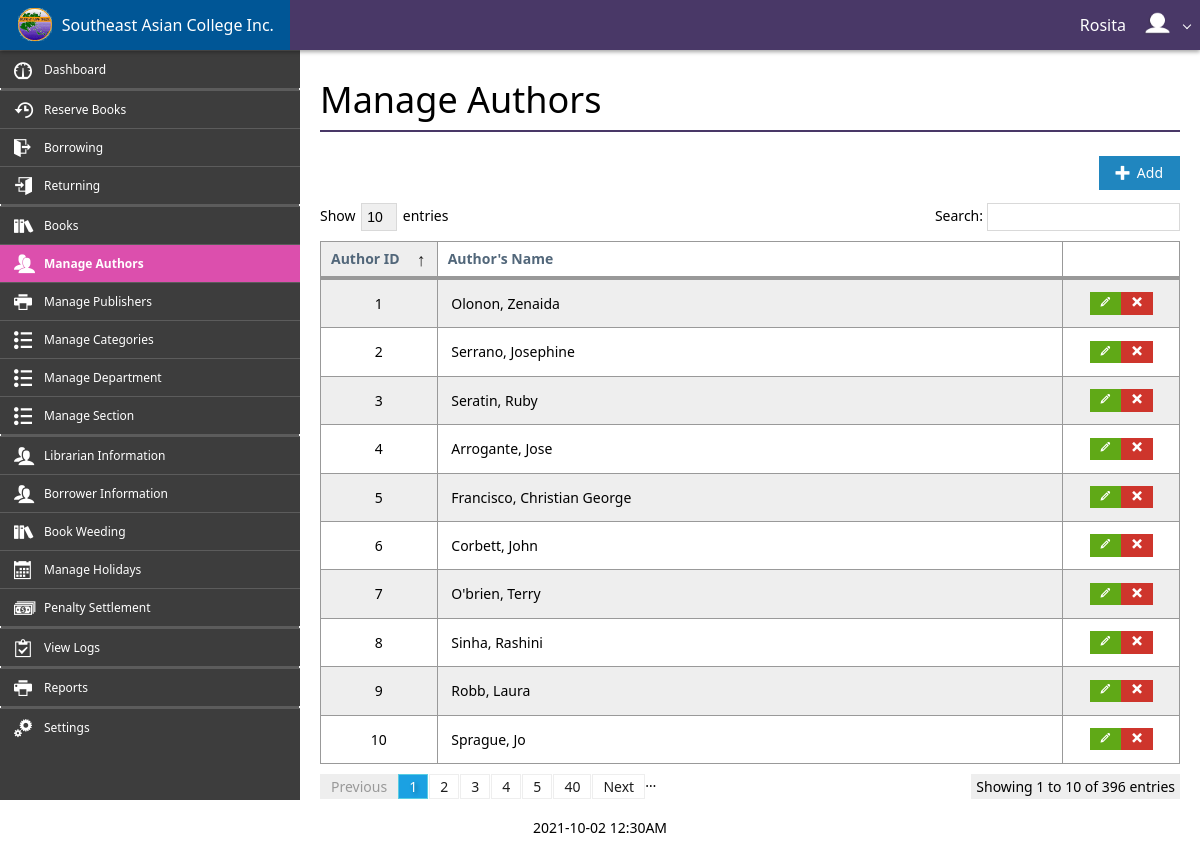
Screenshot of /control_panel/manage_authors.php (signed in) with the database file from the repository.
### tables this page shows
CREATE TABLE `authors` (
  `Author_ID` int(10) NOT NULL,
  `Author_First_Name` varchar(255) NOT NULL,
  `Author_Last_Name` varchar(255) NOT NULL
);

### control_panel/requests/connection.php (called while the page is built, shortened)
<?php
    class Connection {
        private $hostname = 'localhost';
        private $username = 'root';
        private $password = '';
        private $database = 'saci_db';
        private $connection, $query;
        function open() {
            return $this->connection = mysqli_connect($this->hostname, $this->username, $this->password, $this->database);
        }
        function query($sql) {
            return $this->query = mysqli_query($this->connection, $sql);
        }
        function fetch_assoc() {
            return mysqli_fetch_assoc($this->query);
        }
    }
?>

### control_panel/manage_authors.php (the view, shortened to what this page needs)
<?php
    include_once('assets/system/header.php');
?>
<div class="app-bar fixed-top shadow" data-role="appbar" style="background-color:#493867;">
    <a class="app-bar-element branding" href="./"><img class="app-logo" src="assets/image/Southeast Asian College.png">&nbsp;&nbsp;Southeast Asian College Inc.</a>
    <?php
        if(isset($_SESSION['account_username'])) {
            $name = $_SESSION['account_first_name'] . ' ' . $_SESSION['account_last_name'];
            echo '<ul class="app-bar-menu place-right" style="background-color:#493867;">';
            echo '<li><a class="app-bar-element dropdown-toggle" style="background-color:#493867;">' . $name . '&nbsp;&nbsp;<img class="app-logo" src="./../user_images/' . $_SESSION['account_image'] . '"></a>';
            echo '</li>';
            echo '</ul>';
        } else {
            echo '<div class="place-right">';
            echo '<a class="app-bar-element" href="login.php"><span class="mif-switch"></span>&nbsp;&nbsp;Login</a>';
            echo '</div>';
        }
    ?>
</div>
<div id="main-block">
    <div class="flex-grid" style="height: 100%;">
        <div class="row" style="height: 100%;">
            <div id="cell-sidebar" class="cell bg-lightDark size-x300" style="overflow-y: scroll; height: 100%;">
                <ul class="sidebar2 dark">
                    <li><a href="./"><span class="mif-meter mif-ani-shuttle icon"></span><span class="title">Dashboard</span></a></li>
                    <li class="divider"></li><li class="divider"></li>
                    <li><a href="./reserved_materials.php"><span class="mif-history icon"></span><span class="title">Reserve Books</span></a></li>
                    <li><a href="./loan_materials.php"><span class="mif-exit icon"></span><span class="title">Borrowing</span></a></li>
                    <li><a href="./receive_materials.php"><span class="mif-enter icon"></span><span class="title">Returning</span></a></li>
                    <li class="divider"></li><li class="divider"></li>
                    <li><a href="./manage_materials.php"><span class="mif-books icon"></span><span class="title">Books</span></a></li>
                    <li class="active"><a href="./manage_authors.php"><span class="mif-users icon"></span><span class="title">Manage Authors</span></a></li>
                    <li><a href="./manage_publishers.php"><span class="mif-printer icon"></span><span class="title">Manage Publishers</span></a></li>
                    <li><a href="./manage_categories.php"><span class="mif-list2 icon"></span><span class="title">Manage Categories</span></a></li>
                    <li><a href="./manage_department.php"><span class="mif-list2 icon"></span><span class="title">Manage Department</span></a></li>
                    <li><a href="./manage_section.php"><span class="mif-list2 icon"></span><span class="title">Manage Section</span></a></li>
                    <li class="divider"></li><li class="divider"></li>
                    <li><a href="./manage_faculties.php"><span class="mif-users icon"></span><span class="title">Librarian Information</span></a></li>
                    <li><a href="./manage_students.php"><span class="mif-users icon"></span><span class="title">Borrower Information</span></a></li>
                    <li><a href="./manage_weeding.php"><span class="mif-books icon"></span><span class="title">Book Weeding</span></a></li>
                    <li><a href="./manage_holidays.php"><span class="mif-calendar icon"></span><span class="title">Manage Holidays</span></a></li>
                    <li><a href="./settled_penalties.php"><span class="mif-dollars icon"></span><span class="title">Penalty Settlement</span></a></li>
                    <li class="divider"></li><li class="divider"></li>
                    <li><a href="./view_logs.php"><span class="mif-clipboard icon"></span><span class="title">View Logs</span></a></li>
                    <li class="divider"></li><li class="divider"></li>
                    <li><a href="./generate_reports.php"><span class="mif-printer icon"></span><span class="title">Reports</span></a></li>
                    <li class="divider"></li><li class="divider"></li>
                    <li><a href="./settings.php"><span class="mif-cogs icon"></span><span class="title">Settings</span></a></li>
                </ul>
            </div>
            <div id="cell-content" class="cell auto-size padding20 pane-scroll">
                <h1 class="text-light">Manage Authors</h1>
                <hr style="background-color:#493867;"><br>
                <div class="align-right">
                    <a class="button primary beautify beautify-mif" data-button="add-author-button" data-role="hint" data-hint="Add Author" data-hint-background="#dc4fad" data-hint-color="#ffffff" data-hint-mode="2" data-hint-position="top"><span class="mif mif-plus"></span>&nbsp;&nbsp;Add</a>
                </div>
                <table id="authors-table" class="table striped border bordered">
                    <thead>
                        <tr>
                            <th width="15%">Author ID</th>
                            <th>Author's Name</th>
                            <th width="15%"></th>
                        </tr>
                    </thead>
                    <tbody>
                        <?php
                            require_once('requests/connection.php');
                            $connection = new Connection();
                            $connection->open();
                            $connection->query("SELECT * FROM authors");
                            while($row = $connection->fetch_assoc()) {
                                $name = $row['Author_Last_Name'] . ', ' . $row['Author_First_Name'];
                                echo '<tr>';
                                echo '<td class="align-center">' . $row['Author_ID'] . '</td>';
                                echo '<td>' . $name . '</td>';
                                echo '<td class="align-center"><a class="button success mini-button beautify" data-button="edit-author-button" data-var-id="' . $row['Author_ID'] . '" data-role="hint" data-hint="Edit Author" data-hint-background="#dc4fad" data-hint-color="#ffffff" data-hint-mode="2" data-hint-position="top"><span class="mif mif-pencil"></span></a><a class="button danger mini-button beautify" data-button="delete-author-button" data-var-id="' . $row['Author_ID'] . '" data-role="hint" data-hint="Delete Author" data-hint-background="#dc4fad" data-hint-color="#ffffff" data-hint-mode="2" data-hint-position="top"><span class="mif mif-cross"></span></a></td>';
                                echo '</tr>';
                            }
                        ?>
                    </tbody>
                </table>
            </div>
        </div>
    </div>
</div>
<?php
    include_once('assets/system/footer.php');
?>

### control_panel/assets/system/header.php (shortened to what this page needs)
<!DOCTYPE html>
<html>
<head>
    <link rel="stylesheet" href="assets/css/metro.min.css">
    <link rel="stylesheet" href="assets/css/metro-icons.min.css">
    <link rel="stylesheet" href="assets/css/metro-responsive.min.css">
    <link rel="stylesheet" href="assets/css/stylesheet.css">
</head>
<body id="main-body">

### control_panel/assets/system/footer.php (shortened to what this page needs)
</body>
<div class="grid" id="footer">
	<div class="cell offset2 padding20 ">
<?php
	print(date('Y-m-d h:iA'));
?>
	</div>
</div>
</html>

### control_panel/assets/css/stylesheet.css (style rules this page uses)
.app-logo { margin-top: -4px; height: 75%; }
.bg-lightDark { background-color: #3D3D3D; }
.pane-scroll { overflow-y: scroll; height: 100%; }
.sidebar2.dark { border: none; min-width: 100%; }
.sidebar2.dark li.active a { background-color: #dc4fad; }
.sidebar2 li a { padding: .50rem 1.75rem .50rem 2.25rem; }
.sidebar2 > li > a > .title { font-size: .75rem; margin-left: .5rem; }
a.button.beautify.beautify-mif .mif { margin-top: -.15rem !important; }
a.button.mini-button.beautify { padding: .2rem .625rem !important; }
#main-body { padding: 3.125rem 0 0; }
#main-block { min-height: 100%; height: 100%; }

### control_panel/assets/system/footer.php (style rules this page uses)
#footer { text-align: center; bottom:0px; margin:0px auto; }

### rows the page displays
authors: Author_ID "1", name "Olonon, Zenaida"
authors: Author_ID "2", name "Serrano, Josephine"
authors: Author_ID "3", name "Seratin, Ruby"
authors: Author_ID "4", name "Arrogante, Jose"
authors: Author_ID "5", name "Francisco, Christian George"
authors: Author_ID "6", name "Corbett, John"
authors: Author_ID "7", name "O'brien, Terry"
authors: Author_ID "8", name "Sinha, Rashini"
authors: Author_ID "9", name "Robb, Laura"
authors: Author_ID "10", name "Sprague, Jo"

### other values shown
$name "Rosita"
